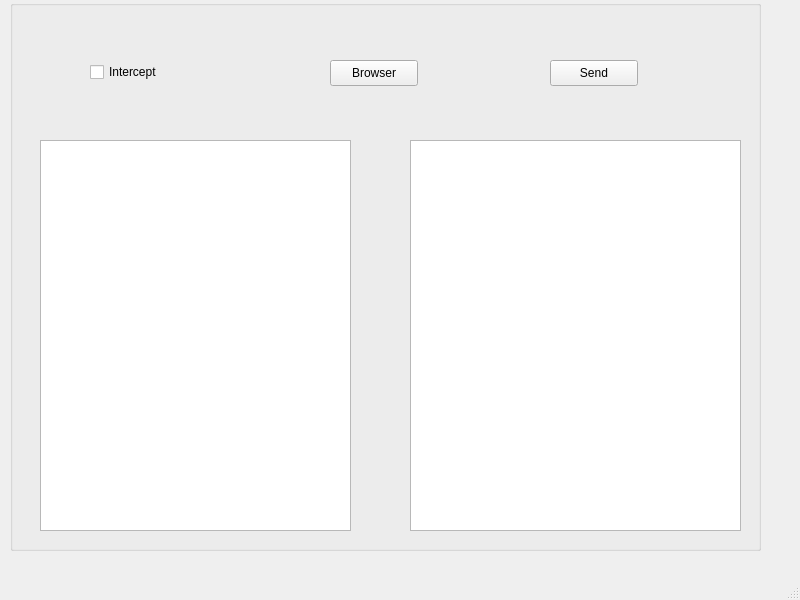
<?xml version="1.0" encoding="UTF-8"?>
<ui version="4.0">
 <class>MainWindow</class>
 <widget class="QMainWindow" name="MainWindow">
  <property name="geometry">
   <rect>
    <x>0</x>
    <y>0</y>
    <width>800</width>
    <height>600</height>
   </rect>
  </property>
  <property name="windowTitle">
   <string>HTTP-Proxy</string>
  </property>
  <widget class="QWidget" name="centralwidget">
   <widget class="QGroupBox" name="groupBox">
    <property name="geometry">
     <rect>
      <x>10</x>
      <y>0</y>
      <width>751</width>
      <height>551</height>
     </rect>
    </property>
    <property name="title">
     <string/>
    </property>
    <widget class="QTextEdit" name="textEdit_1">
     <property name="geometry">
      <rect>
       <x>30</x>
       <y>140</y>
       <width>311</width>
       <height>391</height>
      </rect>
     </property>
    </widget>
    <widget class="QTextEdit" name="textEdit_2">
     <property name="geometry">
      <rect>
       <x>400</x>
       <y>140</y>
       <width>331</width>
       <height>391</height>
      </rect>
     </property>
    </widget>
    <widget class="QCheckBox" name="checkBoxIntercept">
     <property name="geometry">
      <rect>
       <x>80</x>
       <y>60</y>
       <width>92</width>
       <height>24</height>
      </rect>
     </property>
     <property name="text">
      <string>Intercept</string>
     </property>
    </widget>
    <widget class="QPushButton" name="pushButtonBrowser">
     <property name="geometry">
      <rect>
       <x>320</x>
       <y>60</y>
       <width>88</width>
       <height>26</height>
      </rect>
     </property>
     <property name="text">
      <string>Browser</string>
     </property>
    </widget>
    <widget class="QPushButton" name="pushButtonSend">
     <property name="geometry">
      <rect>
       <x>540</x>
       <y>60</y>
       <width>88</width>
       <height>26</height>
      </rect>
     </property>
     <property name="text">
      <string>Send</string>
     </property>
    </widget>
   </widget>
  </widget>
  <widget class="QMenuBar" name="menubar">
   <property name="geometry">
    <rect>
     <x>0</x>
     <y>0</y>
     <width>800</width>
     <height>23</height>
    </rect>
   </property>
  </widget>
  <widget class="QStatusBar" name="statusbar"/>
 </widget>
 <resources/>
 <connections/>
</ui>
